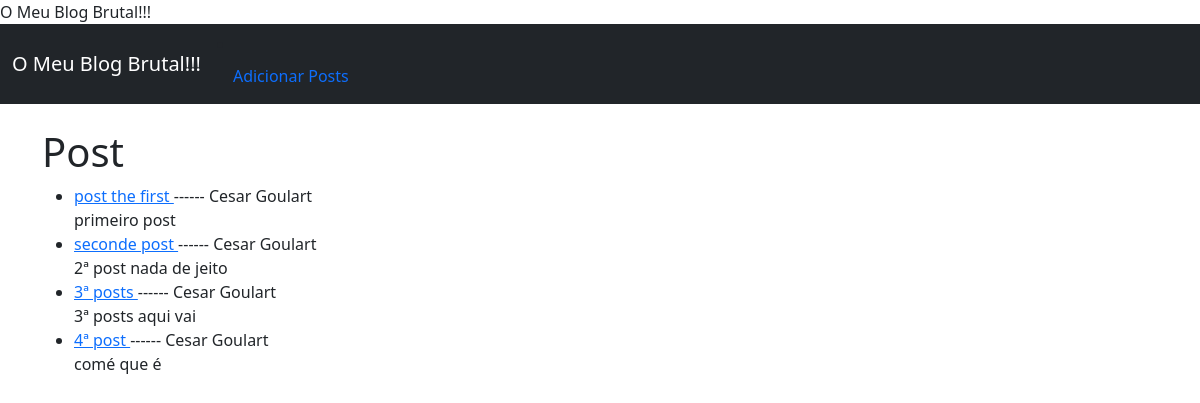
The page / on the database its author committed.
### theblog/models.py (models this page shows, shortened)
class Post(models.Model):
    title = models.CharField(max_length=255)
    title_tag = models.CharField(max_length=255)
    author = models.ForeignKey(User, on_delete=models.CASCADE)
    body = models.TextField()

### theblog/views.py (the view)
# urls.py: path('', HomeView.as_view(), name="home"),
class HomeView(ListView):
    model = Post
    template_name = 'home.html'

### theblog/templates/home.html
{% extends 'base.html' %} {% block content %}
<h1>Post</h1>
<ul>
  {% for post in object_list %}
  <li>
    <a href="{% url 'article-detail' post.pk %}"> {{ post.title }} </a> ------
    {{ post.author.first_name }} {{ post.author.last_name }}
    <br />
    {{ post.body }}
  </li>
  {% endfor %}
</ul>
{% endblock %}

### theblog/templates/base.html (shortened to what this page needs)
<!DOCTYPE html>
<html lang="en">
  <head>
    <link
      href="https://cdn.jsdelivr.net/npm/bootstrap@5.0.0-beta1/dist/css/bootstrap.min.css"
      rel="stylesheet"
    <title>
  </head>
  <body>
    <nav class="navbar navbar-expand-lg navbar-dark bg-dark">
      <div class="container-fluid">
        <a class="navbar-brand" href="{% url 'home' %}">O Meu Blog Brutal!!!</a>
        <div class="collapse navbar-collapse" id="navbarSupportedContent">
            <li class="nav-item">
              <a class="nav-link" href="{% url 'add_post' %}">Adicionar Posts</a>
            </li>
        </div>
      </div>
    </nav>
    <br />
    <div class="container">{% block content %} {% endblock %}</div>
  </body>
</html>

### rows shown on the page
Post: title "post the first", author.first_name "Cesar", author.last_name "Goulart", body "primeiro post"
Post: title "seconde post", author.first_name "Cesar", author.last_name "Goulart", body "2ª post nada de jeito"
Post: title "3ª posts", author.first_name "Cesar", author.last_name "Goulart", body "3ª posts aqui vai"
Post: title "4ª post", author.first_name "Cesar", author.last_name "Goulart", body "comé que é"
